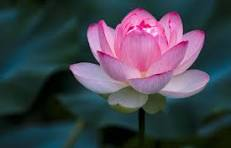
#> input picture test.png, 231 x 148 px
$ python Pillow.py
#> lines starting #> are read from the running program, lines starting #| are printed output that depends on the picture
from PIL import Image
from PIL import ImageDraw,ImageChops
img = Image.open(r"test.png")
#> img is the input picture: PIL image 231x148 RGB; mean R, G, B 66.5, 67.2, 77.8

print(f"Image Mode is : {img.mode}")
#| Image Mode is : RGB
print(f"Image Size is : {img.size}")
#| Image Size is : (231, 148)
print(f"Image Format is : {img.format}")
#| Image Format is : JPEG

r_img = img.rotate(70)
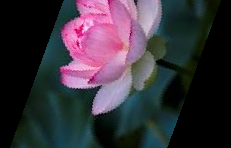
#> r_img: PIL image 231x148 RGB; mean R, G, B 55.9, 50.2, 59
# r_img.show()

resize_image = img.resize((40,40))
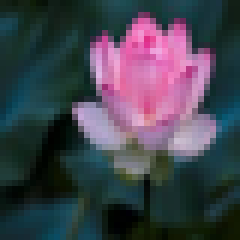
#> resize_image: PIL image 40x40 RGB (shown 6 times larger); mean R, G, B 66.5, 67.2, 77.8
# resize_image.save("resized_test.png")
# resize_image.show()

cropped_img = img.crop((120,130,140,150))
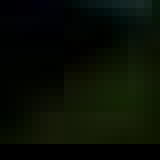
#> cropped_img: PIL image 20x20 RGB (shown 8 times larger); mean R, G, B 8.3, 14, 4.1
# cropped_img.show()

draw = ImageDraw.Draw(img)
draw.text((50, 110), "Hello World!", (255, 255, 255))
# img.show()

img.save("high_res.jpg",quality =95)
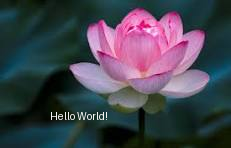
#> saved as high_res.jpg: PIL image 231x148 RGB; mean R, G, B 67.5, 68.1, 78.7
img.save("medium_res.jpg",quality = 25)
img.save("low_res.jpg",quality =10)

inv_image = ImageChops.invert(img)
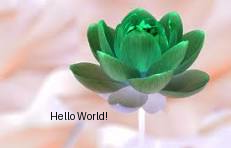
#> inv_image: PIL image 231x148 RGB; mean R, G, B 187.5, 186.9, 176.3
# inv_image.show()

img_copy = img.copy()
inv_image.paste(img_copy,(100,100))
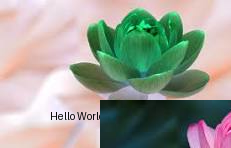
#> inv_image: PIL image 231x148 RGB; mean R, G, B 155.9, 159.3, 148.9
inv_image.show()
